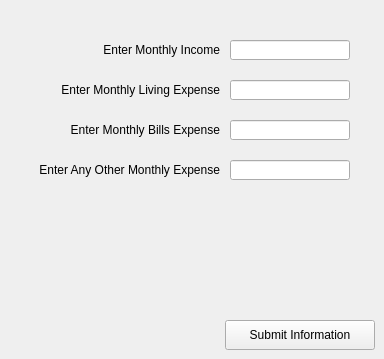
    <widget class="QWidget" name="inputPage">
     <widget class="QLabel" name="incomeLabel">
      <property name="geometry">
       <rect>
        <x>40</x>
        <y>40</y>
        <width>180</width>
        <height>20</height>
       </rect>
      </property>
      <property name="text">
       <string>Enter Monthly Income</string>
      </property>
      <property name="alignment">
       <set>Qt::AlignRight|Qt::AlignTrailing|Qt::AlignVCenter</set>
      </property>
     </widget>
     <widget class="QLabel" name="livingExpenseLabel">
      <property name="geometry">
       <rect>
        <x>40</x>
        <y>80</y>
        <width>180</width>
        <height>20</height>
       </rect>
      </property>
      <property name="text">
       <string>Enter Monthly Living Expense</string>
      </property>
      <property name="alignment">
       <set>Qt::AlignRight|Qt::AlignTrailing|Qt::AlignVCenter</set>
      </property>
     </widget>
     <widget class="QLabel" name="billsExpenseLabel">
      <property name="geometry">
       <rect>
        <x>40</x>
        <y>120</y>
        <width>180</width>
        <height>20</height>
       </rect>
      </property>
      <property name="text">
       <string>Enter Monthly Bills Expense</string>
      </property>
      <property name="alignment">
       <set>Qt::AlignRight|Qt::AlignTrailing|Qt::AlignVCenter</set>
      </property>
     </widget>
     <widget class="QLabel" name="otherExpenseLabel">
      <property name="geometry">
       <rect>
        <x>40</x>
        <y>160</y>
        <width>180</width>
        <height>20</height>
       </rect>
      </property>
      <property name="text">
       <string>Enter Any Other Monthly Expense</string>
      </property>
      <property name="alignment">
       <set>Qt::AlignRight|Qt::AlignTrailing|Qt::AlignVCenter</set>
      </property>
     </widget>
     <widget class="QLineEdit" name="incomeValue">
      <property name="geometry">
       <rect>
        <x>230</x>
        <y>40</y>
        <width>120</width>
        <height>20</height>
       </rect>
      </property>
     </widget>
     <widget class="QLineEdit" name="livingExpenseValue">
      <property name="geometry">
       <rect>
        <x>230</x>
        <y>80</y>
        <width>120</width>
        <height>20</height>
       </rect>
      </property>
     </widget>
     <widget class="QLineEdit" name="billsExpenseValue">
      <property name="geometry">
       <rect>
        <x>230</x>
        <y>120</y>
        <width>120</width>
        <height>20</height>
       </rect>
      </property>
     </widget>
     <widget class="QLineEdit" name="otherExpenseValue">
      <property name="geometry">
       <rect>
        <x>230</x>
        <y>160</y>
        <width>120</width>
        <height>20</height>
       </rect>
      </property>
     </widget>
     <widget class="QPushButton" name="submitInfoButton">
      <property name="geometry">
       <rect>
        <x>225</x>
        <y>320</y>
        <width>150</width>
        <height>30</height>
       </rect>
      </property>
      <property name="layoutDirection">
       <enum>Qt::LeftToRight</enum>
      </property>
      <property name="autoFillBackground">
       <bool>false</bool>
      </property>
      <property name="text">
       <string>Submit Information</string>
      </property>
     </widget>
    </widget>
